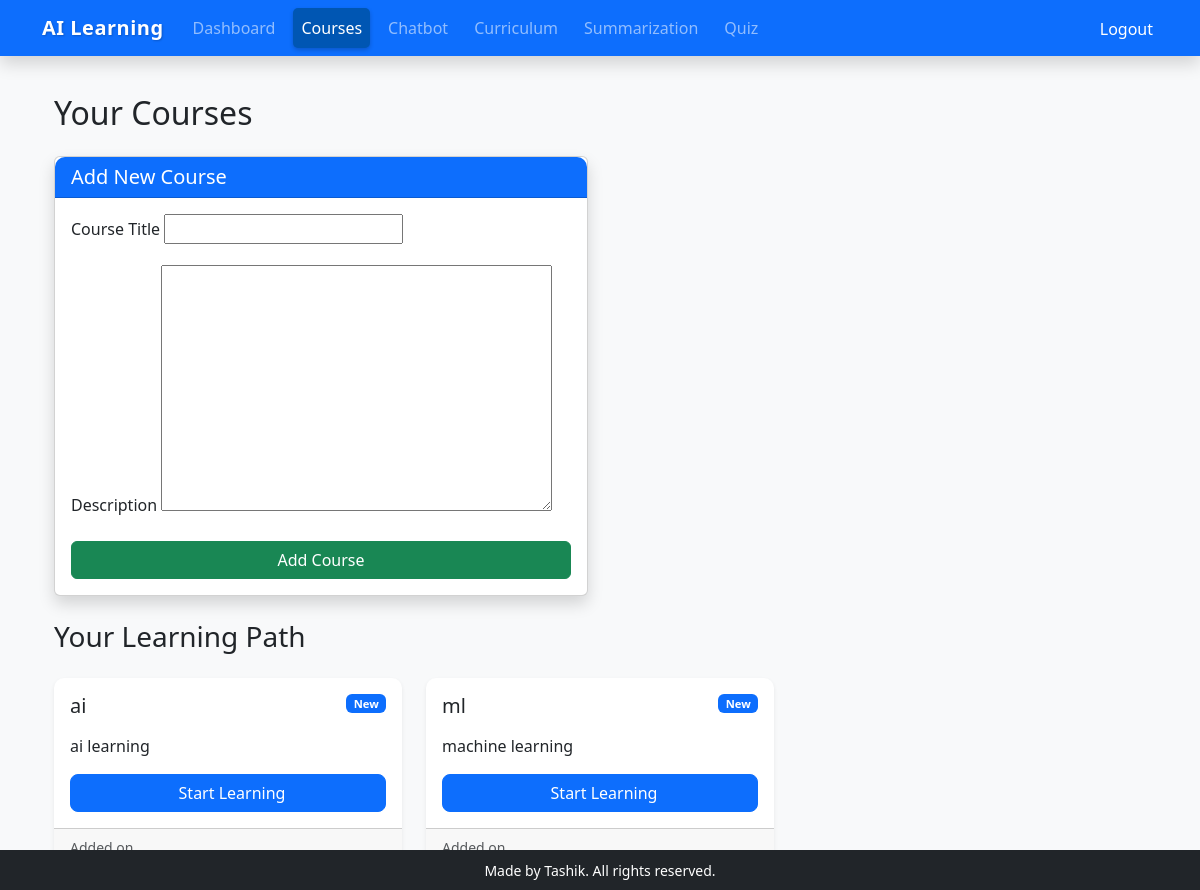
The page /courses/ (signed in) on the database its author committed.
### courses/models.py (models this page shows, shortened)
class Course(models.Model):
    title = models.CharField(max_length=255)
    description = models.TextField()
    user = models.ForeignKey(User, on_delete=models.CASCADE)

### courses/views.py (the view)
# urls.py: path('courses/', views.course_list, name='course_list'),
@login_required
def course_list(request):
    if request.method == 'POST':
        form = CourseForm(request.POST)
        if form.is_valid():
            course = form.save(commit=False)
            course.user = request.user
            course.save()
            return redirect('course_list')
    else:
        form = CourseForm()
    courses = Course.objects.filter(user=request.user)
    return render(request, 'courses/courses.html', {
        'form': form,
        'courses': courses
    })

### courses/forms.py
class CourseForm(forms.ModelForm):
    class Meta:
        model = Course
        fields = ['title', 'description']

### courses/templates/courses/courses.html (shortened to what this page needs)
{% extends "base.html" %}
{% block content %}
<div class="container">
    <div class="row">
        <div class="col-12">
            <h2 class="mb-4">Your Courses</h2>
        </div>
    </div>
    <div class="row mb-4">
        <div class="col-md-8 col-lg-6">
            <div class="card shadow">
                <div class="card-header bg-primary text-white">
                    <h5 class="mb-0">Add New Course</h5>
                </div>
                <div class="card-body">
                    <form method="post">
                        <div class="mb-3">
                            <label for="{{ form.title.id_for_label }}" class="form-label">Course Title</label>
                            {{ form.title }}
                        </div>
                        <div class="mb-3">
                            <label for="{{ form.description.id_for_label }}" class="form-label">Description</label>
                            {{ form.description }}
                        </div>
                        <button type="submit" class="btn btn-success w-100">Add Course</button>
                    </form>
                </div>
            </div>
        </div>
    </div>
    <div class="row">
        <div class="col-12">
            <h3 class="mb-4">Your Learning Path</h3>
        </div>
    </div>
    <div class="row">
        {% for course in courses %}
        <div class="col-md-6 col-lg-4 mb-4">
            <div class="card h-100 shadow-sm course-card">
                <div class="card-body d-flex flex-column">
                    <div class="d-flex justify-content-between align-items-start mb-2">
                        <h5 class="card-title">{{ course.title }}</h5>
                        <span class="badge bg-primary">New</span>
                    </div>
                    <p class="card-text flex-grow-1">{{ course.description }}</p>
                    <div class="mt-auto">
                        <a href="{% url 'lesson_chatbot' course.id %}" class="btn btn-primary w-100 course-btn">
                            Start Learning
                        </a>
                    </div>
                </div>
                <div class="card-footer text-muted small">
                    Added on {{ course.created_at|date:"M d, Y" }}
                </div>
            </div>
        </div>
        {% endfor %}
    </div>
</div>
{% endblock %}

### courses/templates/base.html (style rules this page uses)
body { padding-top: 70px; background: #f8f9fa; }

### courses/templates/courses/courses.html (style rules this page uses)
.course-card { transition: all 0.3s ease; border: none; border-radius: 10px; overflow: hidden; }
.course-btn { transition: all 0.3s ease; border-radius: 8px; font-weight: 500; }
.card-header { border-radius: 10px 10px 0 0 !important; }
.badge { font-size: 0.7em; }

### rows shown on the page
Course: title "ai", description "ai learning"
Course: title "ml", description "machine learning"
